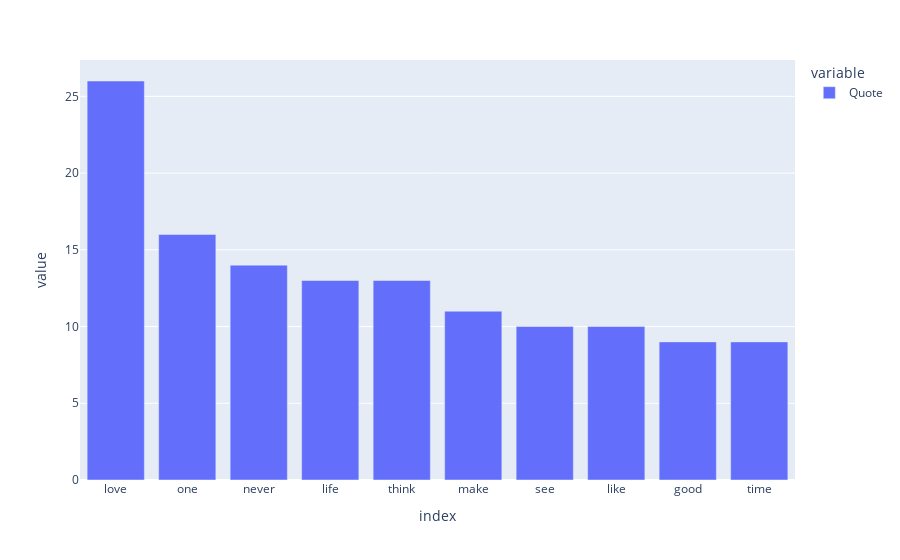

Notebook cell for this chart:
### Markdown cell above
### Inspecting Top Words

### Code cell
tw = hero.visualization.top_words(data['Quote']).head(10)
import plotly.express as px
fig = px.bar(tw)
fig.show()

### Figure 1 — Plotly figure (JSON) as saved in the notebook; plotly's stock layout.template omitted (floating-point values rounded to 4 significant figures)
{"data": [{"alignmentgroup": "True", "hovertemplate": "variable=Quote<br>index=%{x}<br>value=%{y}<extra></extra>", "legendgroup": "Quote", "marker": {"color": "#636efa"}, "name": "Quote", "offsetgroup": "Quote", "orientation": "v", "showlegend": true, "textposition": "auto", "type": "bar", "x": ["love", "one", "never", "life", "think", "make", "see", "like", "good", "time"], "xaxis": "x", "y": [26, 16, 14, 13, 13, 11, 10, 10, 9, 9], "yaxis": "y"}], "layout": {"barmode": "relative", "legend": {"title": {"text": "variable"}, "tracegroupgap": 0}, "margin": {"t": 60}, "xaxis": {"anchor": "y", "domain": [0, 1], "title": {"text": "index"}}, "yaxis": {"anchor": "x", "domain": [0, 1], "title": {"text": "value"}}}}
